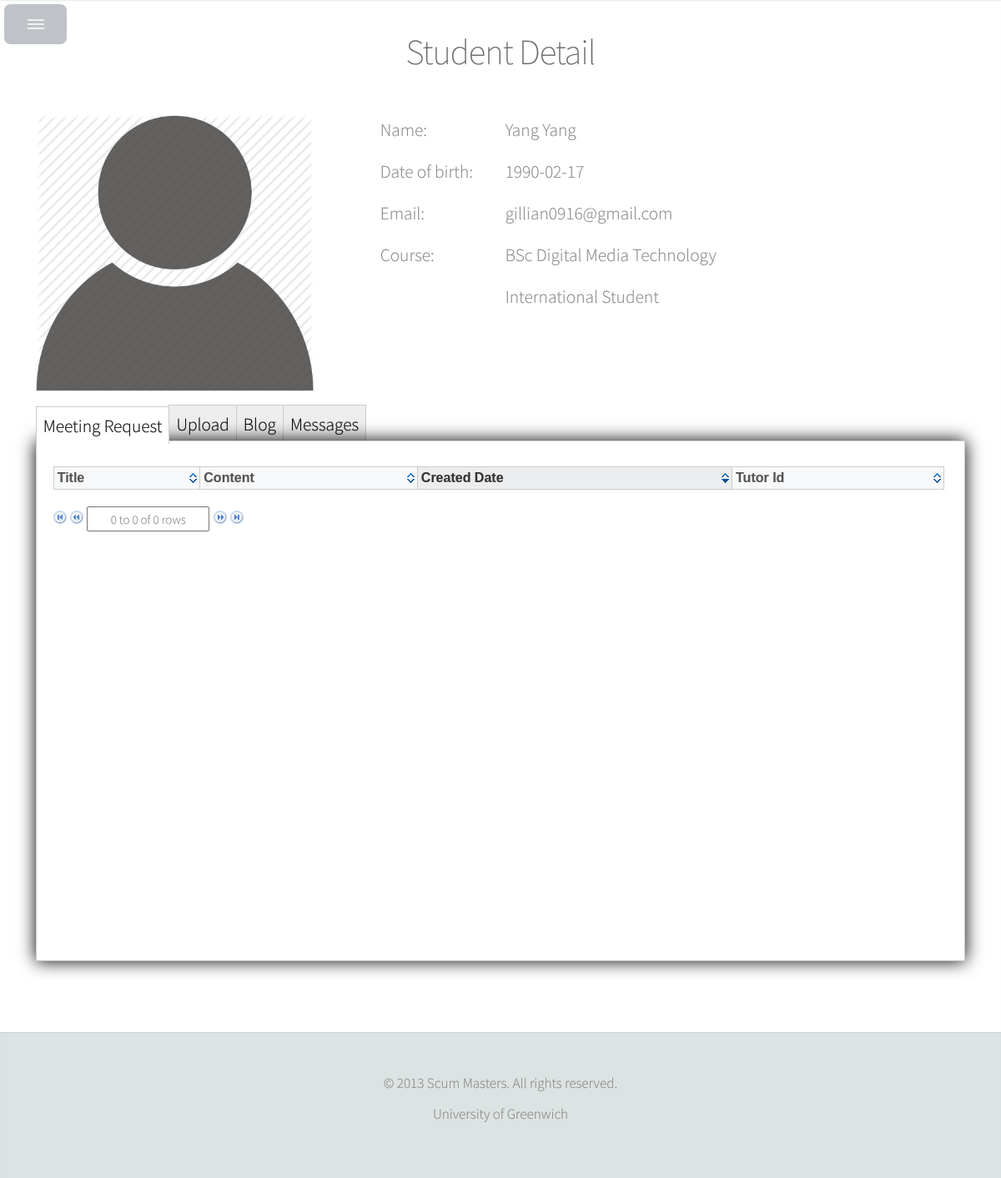
The page /admin/student_detail_admin.php?student_id=gillian0916 (signed in) on the database its author committed.
### tables this page shows
CREATE TABLE IF NOT EXISTS `cms_student` (
  `student_id` varchar(100) NOT NULL,
  `username` varchar(100) DEFAULT NULL,
  `password` varchar(100) DEFAULT NULL,
  `firstname` varchar(100) DEFAULT NULL,
  `surname` varchar(100) DEFAULT NULL,
  `dob` date DEFAULT NULL,
  `email` text,
  `address` text,
  `imageUrl` text,
  `isHomeStudent` text,
  `Course` varchar(100) DEFAULT NULL,
  `role_id` int(11) DEFAULT NULL,
  `tutor_id` varchar(100) DEFAULT NULL,
  PRIMARY KEY (`student_id`)
);

### admin/student_detail_admin.php (the view, shortened to what this page needs)
<?php
    include '../db_connection.php';
    if (isset($_GET['student_id'])) {
        $student_id = $_GET['student_id'];
    }
    $sql_query_student = "SELECT * from cms_student WHERE student_id = '$student_id'";
    $result_student = mysqli_query($con, $sql_query_student);
?>
<html>
<head>
    <link rel="stylesheet" href="../css/theme.ice.css"/>
</head>
<body>
<div id="main">
    <section id="tutor" class="one">
        <div class="container">
            <header><h2 style="margin-top: 30px;">Student Detail</h2></header>
            <div class="row">
                <?php
                while($row = mysqli_fetch_array($result_student))
                {
                    echo "<div class='4u' style='width: 333px; height: 333px;'>";
                        if($row['imageUrl'] != null){
                            echo "<img style='height:333px;width:333px;' src='".$row['imageUrl']."'></img>";
                        }else{
                            echo "<img style='height:333px;width:333px;' src='../images/user.png'/>";
                        }
                    echo "</div>";
                    echo "<div class='8u'>";
                        echo "<table style='margin-left: 80px; width:''>";
                            echo "<tr>";
                            echo "<td style='width: 150px;height: 50px;'>Name: </td>";
                            echo "<td>".$row['firstname']. " " .$row['surname'] ."</td>";
                            echo "</tr>";
                            echo "<tr>";
                            echo "<td style='width: 150px;height: 50px;'>Date of birth: </td>";
                            echo "<td>".$row['dob']."</td>";
                            echo "</tr>";
                            echo "<tr>";
                            echo "<td style='width: 150px;height: 50px;'>Email: </td>";
                            echo "<td>".$row['email']."</td>";
                            echo "</tr>";
                            echo "<tr>";
                            echo "<td style='width: 150px;height: 50px;'>Course: </td>";
                            echo "<td>".$row['Course']."</td>";
                            echo "</tr>";
                            echo "<tr>";
                            if($row['isHomeStudent'] == "true"){
                                echo "<td style='width: 150px;height: 50px;'></td>";
                                echo "<td>Home Student</td>";
                                echo "</tr>";
                            }else{
                                echo "<td style='width: 150px;height: 50px;'></td>";
                                echo "<td>International Student</td>";
                                echo "</tr>";
                            }
                        echo "</table>";
                    echo "</div>";
                }
                ?>
            </div>
            <div class="row">
                <div class="12u">
                    <div id="slot-machine-tabs">
                        <ul class="tabs">
                            <li><a href="#one">Meeting Request</a></li>
                            <li><a href="#two">Upload</a></li>
                            <li><a href="#three">Blog</a></li>
                            <li><a href="#four">Messages</a></li>
                        </ul>
                        <div class="box-wrapper">
                            <div id="one" class="content-box">
                                <div class="col-one col">
                                    <div class="12u">
                                        <table id="table_meeting" class="tablesorter">
                                            <thead>
                                            <tr>
                                                <th>Title</th>
                                                <th>Content</th>
                                                <th>Created Date</th>
                                                <th>Tutor Id</th>
                                            </tr>
                                            </thead>
                                        </table>
                                        <div id="pager_meeting" class="pager" style="position: absolute;">
                                            <form>
                                                <img src="../images/first.png" class="first">
                                                <img src="../images/prev.png" class="prev">
                                                <input type="text" class="pagedisplay">
                                                <img src="../images/next.png" class="next">
                                                <img src="../images/last.png" class="last">
                                            </form>
                                        </div>
                                    </div>
                                </div>
                            </div>
                            <div id="two" class="content-box">
                                <div class="col-one col">
                                </div>
                            </div>
                            <div id="three" class="content-box">
                                <div class="col-one col">
                                </div>
                            </div>
                            <div id="four" class="content-box">
                                <div class="col-one col">
                                </div>
                            </div>
                        </div>
                    </div>
                </div>
            </div>
        </div>
    </section>
</div>
<div id="footer">
    <div class="copyright">
        <p>&copy; 2013 Scum Masters. All rights reserved.</p>
        <ul class="menu">
            <li>University of Greenwich</li>
        </ul>
    </div>
</div>
</body>
</html>

### css/theme.ice.css (style rules this page uses)
.tablesorter-ice { width: 100%; background-color: #fff; margin: 10px 0 15px; text-align: left; border-spacing: 0; border: #ccc 1px solid; border-width: 1px 0 0 1px; vertical-align: middle; font-size: 15px; }
.tablesorter-ice th, .tablesorter-ice td { border: #ccc 1px solid; border-width: 0 1px 1px 0; }
.tablesorter-ice th, .tablesorter-ice thead td { font: 12px/18px Arial, Sans-serif; color: #555; background-color: #f6f8f9; border-collapse: collapse; padding: 4px; text-shadow: 0 1px 0 rgba(255, 255, 255, 0.7); font-weight: bold; font-size: 16px; }
.tablesorter-ice .header, .tablesorter-ice .tablesorter-header { background: #f6f8f9 no-repeat center right; padding: 4px 20px 4px 4px; white-space: normal; cursor: pointer; }
.tablesorter-ice .headerSortDown, .tablesorter-ice .tablesorter-headerSortDown, .tablesorter-ice .tablesorter-headerDesc { color: #333; background: #ebedee no-repeat center right; }

### css/style.css (style rules this page uses)
body { background: #fff; }
body,input,textarea,select { font-family: 'Source Sans Pro', sans-serif; font-size: 19pt; font-weight: 300; line-height: 1.75em; color: #888; -webkit-text-stroke: 0.15px; }
h1,h2,h3,h4,h5,h6 { font-weight: 200; color: #666; line-height: 1.5em; }
h2 { font-size: 2em; letter-spacing: -1px; }
header { margin: 0 0 2em 0; }
a { text-decoration: none; color: inherit; border-bottom: dotted 1px rgba(128,128,128,0.5); -moz-transition: color 0.35s ease-in-out, border-bottom-color 0.35s ease-in-out; -webkit-transition: color 0.35s ease-in-out, border-bottom-color 0.35s ease-in-out; -o-transition: color 0.35s ease-in-out, border-bottom-color 0.35s ease-in-out; -ms-transition: color 0.35s ease-in-out, border-bottom-color 0.35s ease-in-out; transition: color 0.35s ease-in-out, border-bottom-color 0.35s ease-in-out; outline: 0; }
p, ul, ol, dl, table { margin-bottom: 2em; }
section, article { margin-bottom: 3em; }
section > :last-child, article > :last-child, section > .container > :last-child, article > .container > :last-child { margin-bottom: 0; }
section:last-child, article:last-child { margin-bottom: 0; }
ul.menu { cursor: default; }
ul.menu li { display: inline-block; line-height: 1em; border-left: solid 1px rgba(128,128,128,0.35); padding: 0 0 0 0.5em; margin: 0 0 0 0.5em; }
ul.menu li:first-child { border-left: 0; padding-left: 0; margin-left: 0; }
table { width: 100%; }
#footer { margin-left: 375px; text-align: center; background-color: #dce3e2; padding: 3em 0 4em 0; box-shadow: inset 0 1px 0 0 rgba(0,0,0,0.05), inset 0 0.1em 0.1em 0 rgba(0,0,0,0.025); font-size: 0.8em; }
#footer .copyright { line-height: 1.25em; }
#footer .copyright p { margin: 0 0 1em 0; }
#footer .copyright .menu { margin: 0; }
#main { margin-left: 375px; }
#main > section { margin: 0; overflow: hidden; padding: 3em 0 4em 0; box-shadow: inset 0 1px 0 0 rgba(0,0,0,0.05), inset 0 0.1em 0.1em 0 rgba(0,0,0,0.025); text-align: center; background-image: url('images/overlay.png'); }
#main > section.one { background: #fff; padding-top: 0; }

### css/style-narrower.css (style rules this page uses)
body,input,textarea,select { font-size: 16pt; }
.container { padding: 0 2em 0 2em; }
#footer { margin-left: 0; }
#main { margin-left: 0; }

### admin/student_detail_admin.php (style rules this page uses)
.first { margin-left: 0px; }
.pagedisplay { text-align: center; height: 30px; width: 147px; font-size: 15px; }
a { text-decoration: none; }
.tabs { list-style: none; overflow: hidden; padding-left: 1px; }
.tabs li { display: inline; }
.tabs li a { display: block; float: left; padding: 4px 8px; color: black; border: 1px solid #ccc; background: #eee; margin: 0 0 0 -1px; }
.tabs li a.current { background: white; border-bottom: 0; position: relative; top: 2px; z-index: 2; }
.box-wrapper { -moz-box-shadow: 0 0 20px black; -webkit-box-shadow: 0 0 20px black; padding: 20px; background: white; border: 1px solid #ccc; margin: -1px 0 0 0; height: 624px; position: relative; margin-top: -47px; }
.content-box { overflow: hidden; position: absolute; left: 20px; width: 98%; height: 585px; }
.current { z-index: 100; }
.col-one, .col-two, .col-three { width: 98%; float: left; position: relative; top: 575px; height: 575px; }
.col-one, .col-two { margin-right: 3%; }

### rows shown on the page
cms_student: firstname "Yang", surname "Yang", dob "1990-02-17", email "gillian0916@gmail.com", Course "BSc Digital Media Technology", isHomeStudent "International Student"
